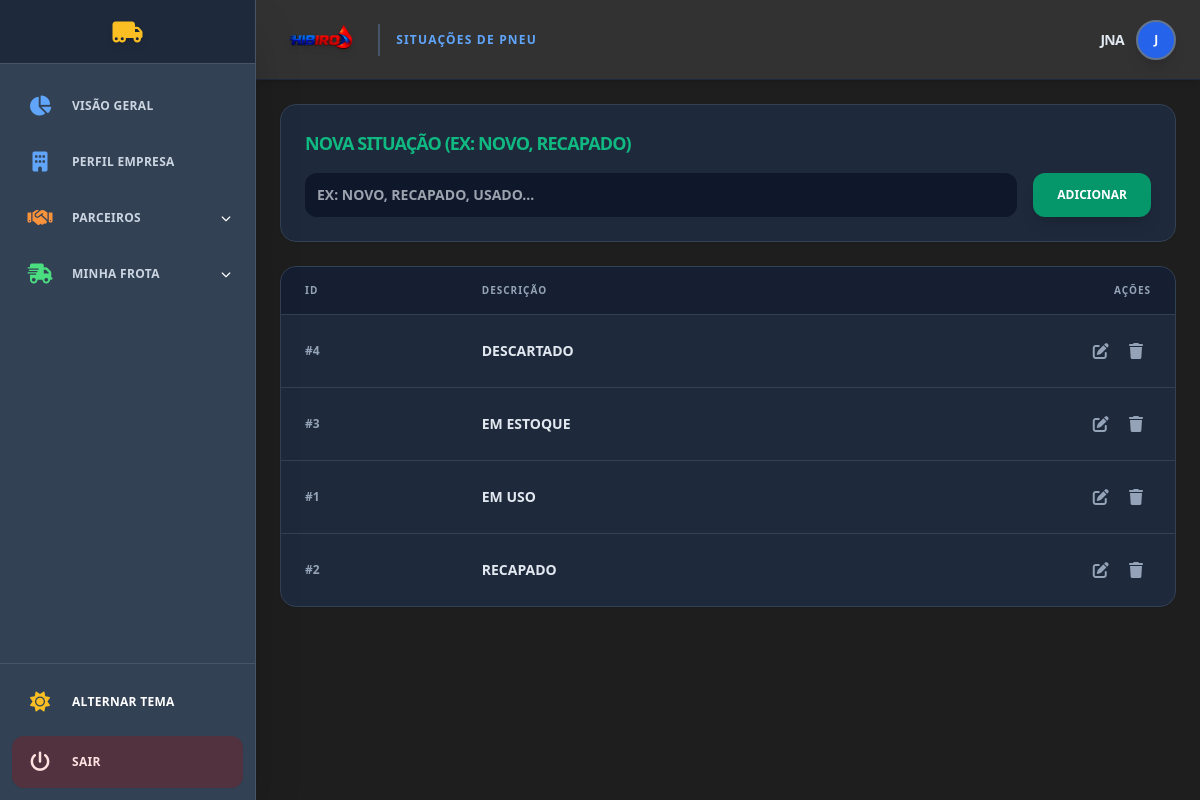
Before: /configuracoes/frota/pneu/situacao (signed in) with the older database file.
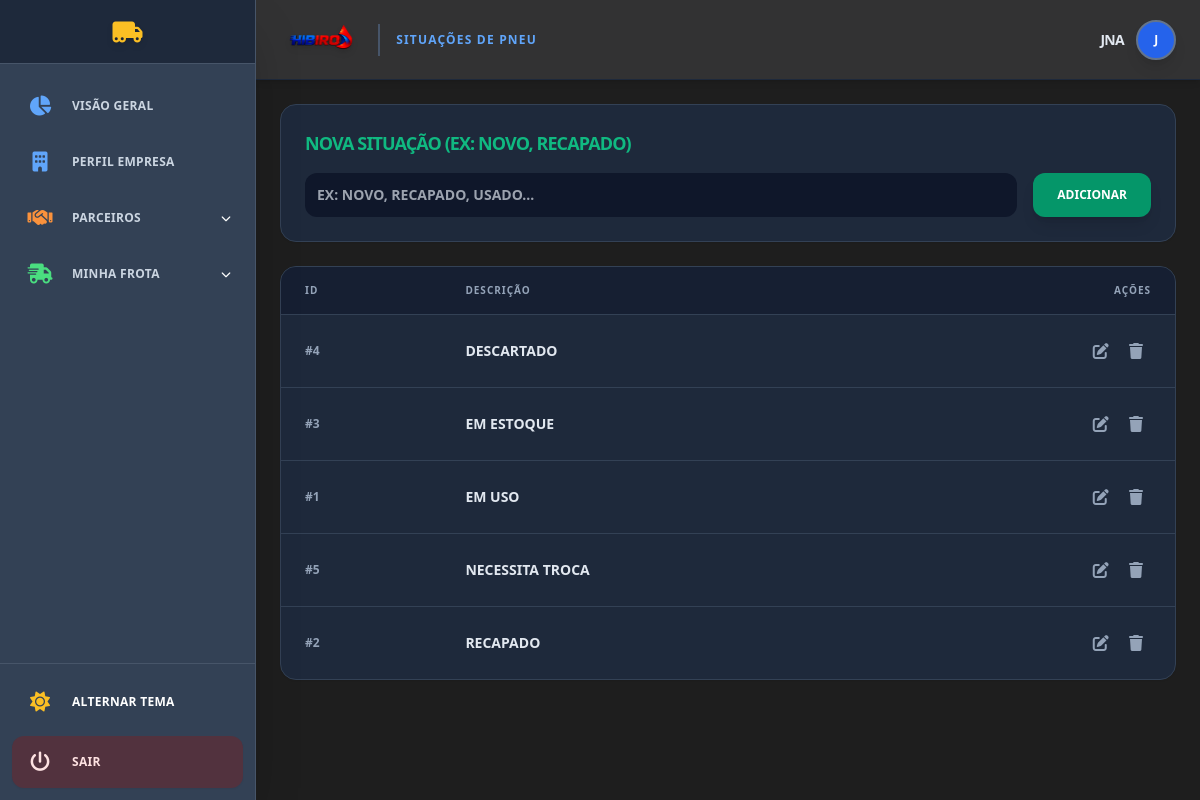
After: the same page with the newer database file.
### tables this page shows
CREATE TABLE "vei_pneu_situacao" (
	"id_situacao"	INTEGER,
	"nome_situacao"	TEXT NOT NULL UNIQUE,
	PRIMARY KEY("id_situacao" AUTOINCREMENT)
);

### rotas/frota_bases.py (the view, shortened to what this page needs)
@frota_bases_bp.route('/pneu/situacao', methods=['GET', 'POST'])
@login_required
def pneu_situacao():
    db = get_db()
    dados = db.execute('SELECT * FROM vei_pneu_situacao ORDER BY nome_situacao').fetchall()
    return render_template('app/frota/config_pneu_situacao.html', situacoes=dados, username=session.get('username'))

### app.py (called while the page is built)
@app.context_processor
def inject_user_status():
    return dict(
        perfil_completo=session.get('perfil_completo', False),
        username=session.get('username')
    )

### database.py (called while the page is built)
def get_db():
    db = getattr(g, '_database', None)
    if db is None:
        if not os.path.exists('dados'):
            os.makedirs('dados')
        db = g._database = sqlite3.connect(DATABASE)
        db.row_factory = sqlite3.Row
    return db

def init_app_db(app):
    @app.teardown_appcontext
    def close_connection(exception):
        db = getattr(g, '_database', None)
        if db is not None:
            db.close()

### rotas/frota_bases.py (called while the page is built)
def login_required(f):
    @wraps(f)
    def decorated_function(*args, **kwargs):
        if 'user_id' not in session:
            return redirect(url_for('auth.login'))
        return f(*args, **kwargs)
    return decorated_function

### templates/app/frota/config_pneu_situacao.html
{% extends "base_app.html" %}
{% block page_title %}Situações de Pneu{% endblock %}
{% block content %}
<div class="max-w-4xl mx-auto space-y-6">
    <div class="bg-white dark:bg-slate-800 p-6 rounded-2xl shadow-sm border border-slate-200 dark:border-slate-700">
        <h3 class="text-lg font-black uppercase tracking-tighter mb-4 text-emerald-500">Nova Situação (Ex: Novo, Recapado)</h3>
        <form method="POST" action="{{ url_for('frota_bases.pneu_situacao') }}" class="flex gap-4">
            <input type="text" name="nome_situacao" placeholder="EX: NOVO, RECAPADO, USADO..." required
                class="flex-grow p-3 rounded-xl bg-slate-100 dark:bg-slate-900 border-none focus:ring-2 focus:ring-emerald-500 outline-none font-bold uppercase text-sm text-slate-700 dark:text-white">
            <button type="submit" class="bg-emerald-600 hover:bg-emerald-700 text-white px-6 py-3 rounded-xl font-black transition-all shadow-lg text-xs">
                ADICIONAR
            </button>
        </form>
    </div>
    <div class="bg-white dark:bg-slate-800 rounded-2xl shadow-sm border border-slate-200 dark:border-slate-700 overflow-hidden">
        <table class="w-full text-left border-collapse">
            <thead>
                <tr class="bg-slate-50 dark:bg-slate-900/50 border-b border-slate-200 dark:border-slate-700">
                    <th class="px-6 py-4 text-[10px] font-black uppercase text-slate-400 tracking-widest">ID</th>
                    <th class="px-6 py-4 text-[10px] font-black uppercase text-slate-400 tracking-widest">Descrição</th>
                    <th class="px-6 py-4 text-right text-[10px] font-black uppercase text-slate-400 tracking-widest">Ações</th>
                </tr>
            </thead>
            <tbody class="divide-y divide-slate-100 dark:divide-slate-700">
                {% for s in situacoes %}
                <tr class="hover:bg-slate-50 dark:hover:bg-slate-900/30 transition-colors">
                    <td class="px-6 py-4 text-xs font-bold text-slate-400">#{{ s.id_situacao }}</td>
                    <td class="px-6 py-4 text-sm font-black text-slate-700 dark:text-slate-200 uppercase">{{ s.nome_situacao }}</td>
                    <td class="px-6 py-4 text-right">
                        <button class="p-2 text-slate-400 hover:text-blue-500 transition-colors"><i class="fa-solid fa-pen-to-square"></i></button>
                        <button class="p-2 text-slate-400 hover:text-red-500 transition-colors"><i class="fa-solid fa-trash"></i></button>
                    </td>
                </tr>
                {% else %}
                <tr>
                    <td colspan="3" class="px-6 py-10 text-center text-slate-400 text-xs font-bold uppercase italic">Nenhuma situação cadastrada.</td>
                </tr>
                {% endfor %}
            </tbody>
        </table>
    </div>
</div>
{% endblock %}

Changed rows visible on the page:
added vei_pneu_situacao: id_situacao "5", nome_situacao "NECESSITA TROCA"
